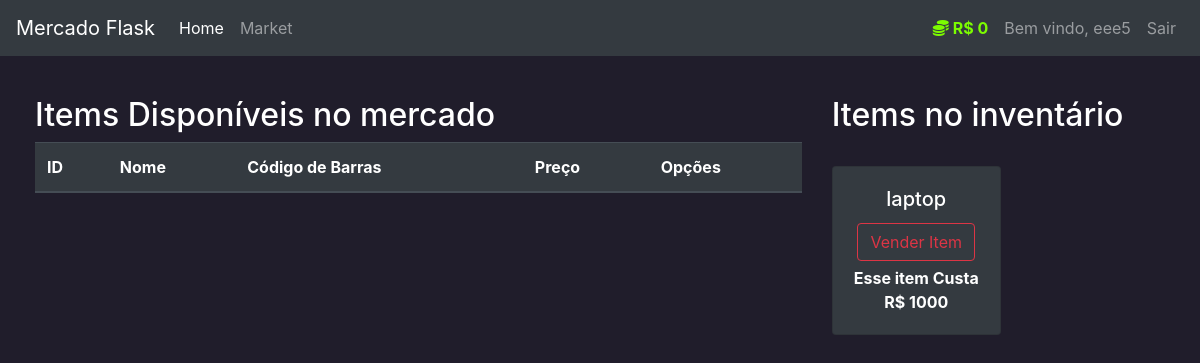
The page /market (signed in) on the database as committed earlier.
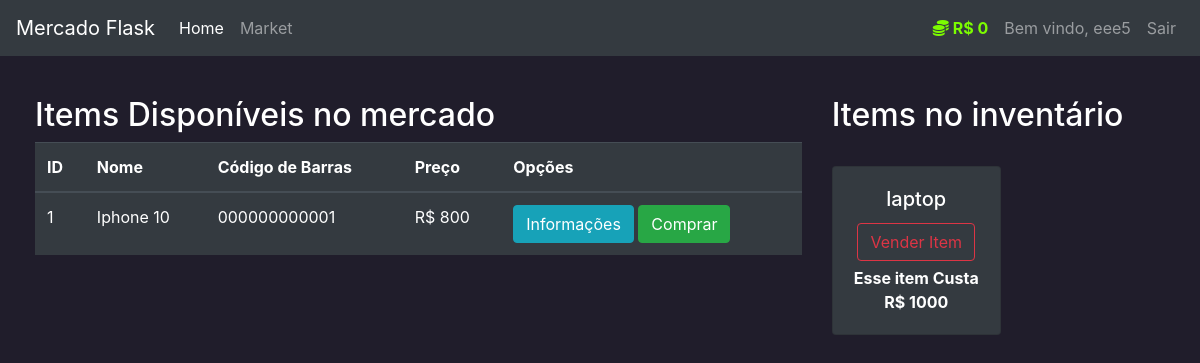
The same page on the database as committed later.
### market/models.py (models this page shows, shortened)
class Item(db.Model):
    id = db.Column(db.Integer(), primary_key=True)
    name = db.Column(db.String(length=30), nullable=False, unique=True)
    price = db.Column(db.Integer(), nullable=False, unique=False)
    barcode = db.Column(db.String(length=12), nullable=False, unique=True)
    description = db.Column(db.String(length=1024), nullable=False, unique=True)
    owner = db.Column(db.Integer(), db.ForeignKey('user.id'))

### market/routes.py (the view, shortened to what this page needs)
@app.route("/market", methods=['GET', 'POST'])
@login_required
def market_page():
    purchase_form = PurchaseItemForm()
    selling_form = SellItemForm()
    if request.method == "GET":
        items = Item.query.filter_by(owner=None)
        owned_items = Item.query.filter_by(owner=current_user.id)
        return render_template('market.html', items=items, purchase_form=purchase_form, owned_items=owned_items, selling_form=selling_form)

### market/models.py (called while the page is built)
@login_manager.user_loader
def load_user(user_id):
    return User.query.get(int(user_id))

### market/templates/market.html (shortened to what this page needs)
{% extends 'base.html' %}
{% block content %}
    <div class="row" style="margin-left: 20px;">
        <div class="col-8">
            <h2>Items Disponíveis no mercado</h2>
            <table class="table table-hover table-dark">
                <thead>
                    <tr>
                        <th scope="col">ID</th>
                        <th scope="col">Nome</th>
                        <th scope="col">Código de Barras</th>
                        <th scope="col">Preço</th>
                        <th scope="col">Opções</th>
                    </tr>
                </thead>
                <tbody>
                    {% for item in items %}
                    <tr>
                        <td>{{ item.id }}</td>
                        <td>{{ item.name }}</td>
                        <td>{{ item.barcode }}</td>
                        <td>R$ {{ item.price }}</td>
                        <td>
                            <button class="btn btn-outline btn-info" data-toggle="modal" data-target="#Modal-MoreInfo-{{ item.id }}">Informações</button>
                            <button class="btn btn-outline btn-success" data-toggle="modal" data-target="#Modal-PurchaseConfirm-{{ item.id }}">Comprar</button>
                        </td>
                    </tr>
                    {% endfor %}
                </tbody>
            </table>
        </div>
        <div class="col-4">
            <h2>Items no inventário</h2>
            <br>
            <div class="row">
                {% for owned_item in owned_items %}
                    <div class="col-md-6">
                        <div style="margin-bottom: 5px" class="card text-center bg-dark">
                            <div class="card-body">
                                <h5 class="card-title">{{ owned_item.name }}</h5>
                                <button type="button" class="btn btn-outline-danger" style="margin-bottom: 5px"
                                        data-toggle="modal" data-target="#Modal-SellingConfirm-{{ owned_item.id }}">
                                    Vender Item
                                </button>
                                <p class="card-text"><strong>
                                    Esse item Custa R$ {{ owned_item.price }}
                                </strong></p>
                            </div>
                        </div>
                    </div>
                {% endfor %}
            </div>
        </div>
    </div>
{% endblock %}

Rows that differ between the two databases and show on the page:
now on this page (row edited): Item: id "1", name "Iphone 10", barcode "000000000001", price "800", shown under "Items Disponíveis no mercado"
